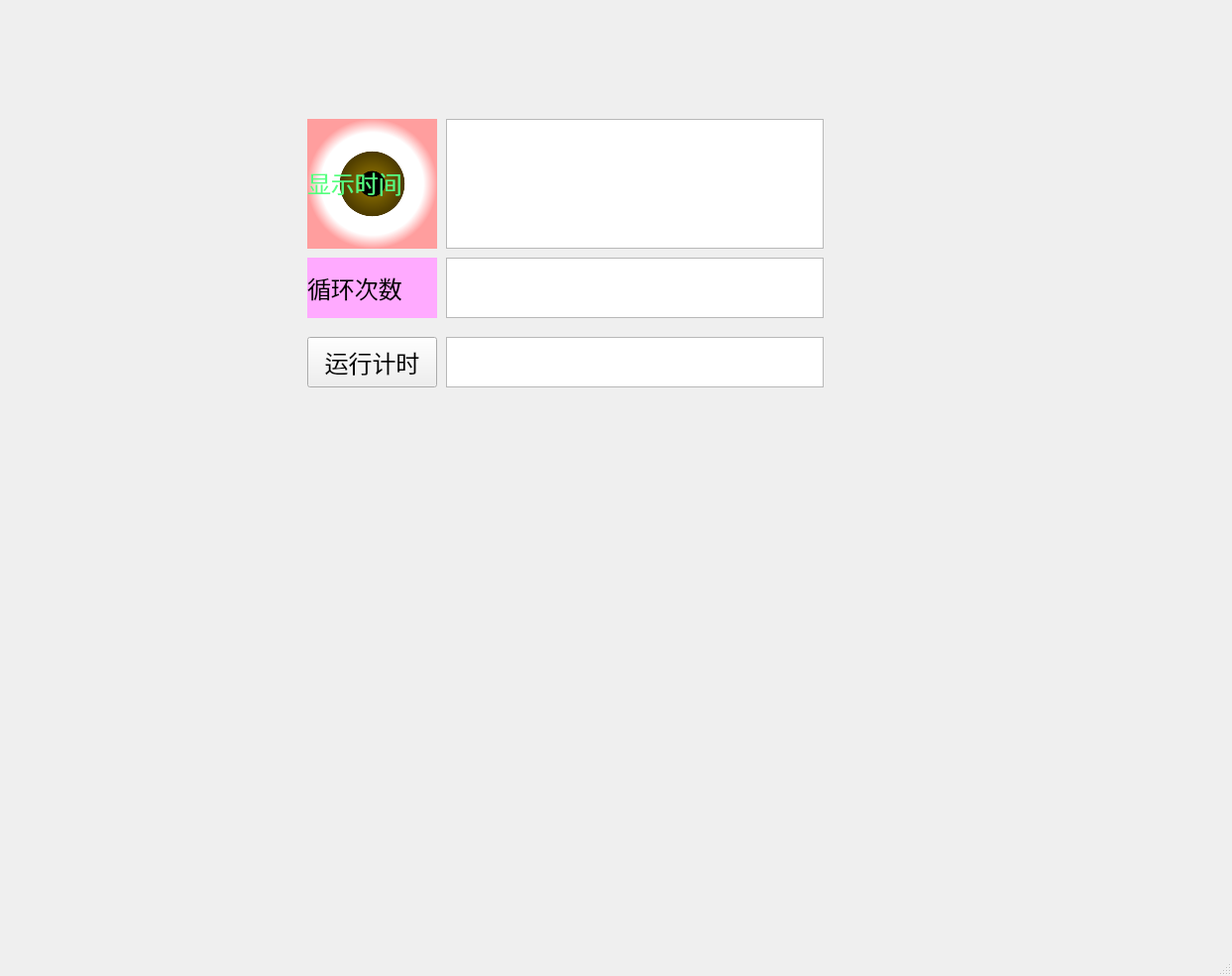
<?xml version="1.0" encoding="UTF-8"?>
<ui version="4.0">
 <class>MainWindow</class>
 <widget class="QMainWindow" name="MainWindow">
  <property name="geometry">
   <rect>
    <x>0</x>
    <y>0</y>
    <width>1243</width>
    <height>985</height>
   </rect>
  </property>
  <property name="windowTitle">
   <string>MainWindow</string>
  </property>
  <widget class="QWidget" name="centralwidget">
   <widget class="QLabel" name="label">
    <property name="geometry">
     <rect>
      <x>310</x>
      <y>120</y>
      <width>131</width>
      <height>131</height>
     </rect>
    </property>
    <property name="font">
     <font>
      <family>楷体_GB2312</family>
      <pointsize>18</pointsize>
     </font>
    </property>
    <property name="styleSheet">
     <string notr="true">background-color: qradialgradient(spread:pad, cx:0.5, cy:0.5, radius:0.5, fx:0.5, fy:0.5, stop:0 rgba(0, 0, 0, 255), stop:0.19397 rgba(0, 0, 0, 255), stop:0.202312 rgba(122, 97, 0, 255), stop:0.495514 rgba(76, 58, 0, 255), stop:0.504819 rgba(255, 255, 255, 255), stop:0.79 rgba(255, 255, 255, 255), stop:1 rgba(255, 158, 158, 255));</string>
    </property>
    <property name="text">
     <string>&lt;html&gt;&lt;head/&gt;&lt;body&gt;&lt;p&gt;&lt;span style=&quot; color:#55ff7f;&quot;&gt;    显示时间&lt;/span&gt;&lt;/p&gt;&lt;/body&gt;&lt;/html&gt;</string>
    </property>
   </widget>
   <widget class="QTextEdit" name="textEdit">
    <property name="geometry">
     <rect>
      <x>450</x>
      <y>120</y>
      <width>381</width>
      <height>131</height>
     </rect>
    </property>
    <property name="font">
     <font>
      <family>黑体</family>
      <pointsize>18</pointsize>
     </font>
    </property>
   </widget>
   <widget class="QLabel" name="label_2">
    <property name="geometry">
     <rect>
      <x>310</x>
      <y>260</y>
      <width>131</width>
      <height>61</height>
     </rect>
    </property>
    <property name="font">
     <font>
      <family>楷体_GB2312</family>
      <pointsize>18</pointsize>
     </font>
    </property>
    <property name="contextMenuPolicy">
     <enum>Qt::CustomContextMenu</enum>
    </property>
    <property name="styleSheet">
     <string notr="true">background-color: rgb(255, 170, 255);</string>
    </property>
    <property name="text">
     <string>循环次数</string>
    </property>
   </widget>
   <widget class="QTextEdit" name="textEdit_2">
    <property name="geometry">
     <rect>
      <x>450</x>
      <y>260</y>
      <width>381</width>
      <height>61</height>
     </rect>
    </property>
    <property name="font">
     <font>
      <family>黑体</family>
      <pointsize>18</pointsize>
     </font>
    </property>
   </widget>
   <widget class="QPushButton" name="pushButton">
    <property name="geometry">
     <rect>
      <x>310</x>
      <y>340</y>
      <width>131</width>
      <height>51</height>
     </rect>
    </property>
    <property name="font">
     <font>
      <family>楷体_GB2312</family>
      <pointsize>18</pointsize>
     </font>
    </property>
    <property name="text">
     <string>运行计时</string>
    </property>
   </widget>
   <widget class="QTextEdit" name="textEdit_3">
    <property name="geometry">
     <rect>
      <x>450</x>
      <y>340</y>
      <width>381</width>
      <height>51</height>
     </rect>
    </property>
    <property name="font">
     <font>
      <family>黑体</family>
      <pointsize>18</pointsize>
     </font>
    </property>
   </widget>
  </widget>
  <widget class="QMenuBar" name="menubar">
   <property name="geometry">
    <rect>
     <x>0</x>
     <y>0</y>
     <width>1243</width>
     <height>26</height>
    </rect>
   </property>
  </widget>
  <widget class="QStatusBar" name="statusbar"/>
 </widget>
 <resources/>
 <connections/>
</ui>
